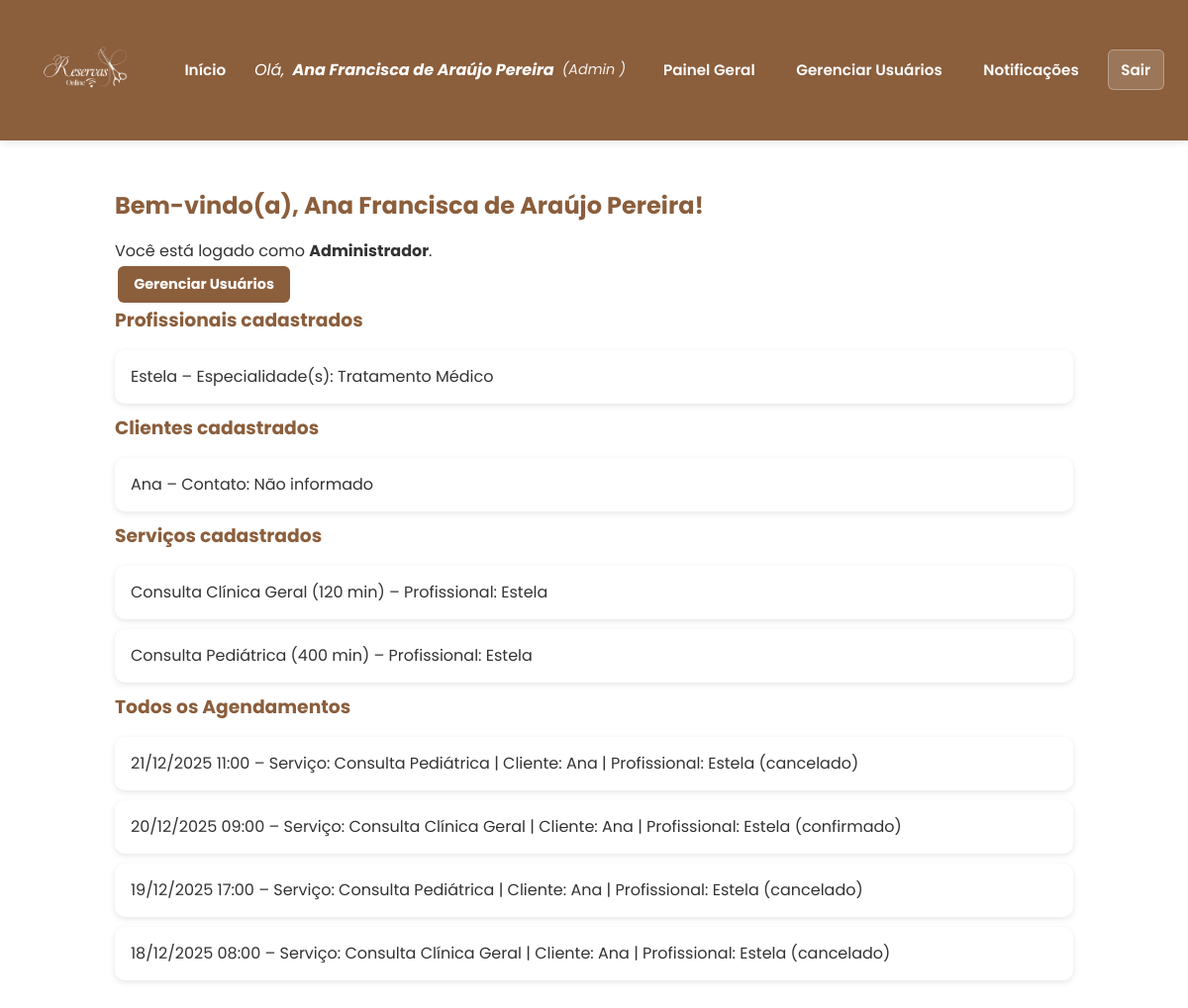
The page /dashboard_admin (signed in) on the database its author committed.
### models.py (models this page shows)
class User(db.Model):
    __tablename__ = 'tb_usuarios'
    id = db.Column('usu_id', db.Integer, primary_key=True)
    nome = db.Column('usu_nome', db.String(200), nullable=False)
    email = db.Column('usu_email', db.String(200), unique=True, nullable=False)
    senha_hash = db.Column('usu_senha', db.String(200), nullable=False)
    perfil = db.Column(
        'usu_tipo',
        db.Enum('cliente', 'profissional', 'admin', name='perfil_enum'),
        nullable=False,
        default='cliente'
    )
    is_ativo = db.Column('usu_ativo', db.Boolean, nullable=False, default=True)
    cliente = db.relationship(
        'Cliente',
        uselist=False,
        back_populates='user',
        cascade='all, delete-orphan'
    )
    profissional = db.relationship(
        'Profissional',
        uselist=False,
        back_populates='user',
        cascade='all, delete-orphan'
    )
    administrador = db.relationship(
        'Administrador',
        uselist=False,
        back_populates='user',
        cascade='all, delete-orphan'
    )
    notificacoes = db.relationship(
        'Notificacao',
        back_populates='user',
        cascade='all, delete-orphan'
    )

class Profissional(db.Model):
    __tablename__ = 'tb_profissionais'
    id = db.Column('pro_id', db.Integer, primary_key=True)
    user_id = db.Column(
        'pro_usu_id',
        db.Integer,
        db.ForeignKey('tb_usuarios.usu_id'),
        unique=True
    )
    contato = db.Column('pro_contato', db.String(200))
    especialidades = db.Column('pro_especialidades', db.String(500))
    foto_perfil = db.Column('pro_foto_perfil', db.String(100))
    status = db.Column(
        'pro_status',
        db.Enum('pendente', 'aprovado', 'reprovado', name='status_prof_enum'),
        nullable=False,
        default='pendente'
    )
    user = db.relationship('User', back_populates='profissional')
    servicos = db.relationship(
        'Servico',
        back_populates='profissional',
        cascade='all, delete-orphan'
    )
    agendamentos = db.relationship(
        'Agendamento',
        back_populates='profissional',
        cascade='all, delete-orphan'
    )

class Cliente(db.Model):
    __tablename__ = 'tb_clientes'
    id = db.Column('cli_id', db.Integer, primary_key=True)
    user_id = db.Column(
        'cli_usu_id',
        db.Integer,
        db.ForeignKey('tb_usuarios.usu_id'),
        unique=True
    )
    contato = db.Column('cli_contato', db.String(200))
    user = db.relationship('User', back_populates='cliente')
    agendamentos = db.relationship(
        'Agendamento',
        back_populates='cliente',
        cascade='all, delete-orphan'
    )

class Servico(db.Model):
    __tablename__ = 'tb_servicos'
    id = db.Column('ser_id', db.Integer, primary_key=True)
    nome = db.Column('ser_nome', db.String(200), nullable=False)
    duracao_min = db.Column('ser_duracao', db.Integer, nullable=False, default=30)
    preco = db.Column('ser_preco', db.Float, nullable=True)
    profissional_id = db.Column(
        'ser_pro_id',
        db.Integer,
        db.ForeignKey('tb_profissionais.pro_id')
    )
    profissional = db.relationship('Profissional', back_populates='servicos')

class Agendamento(db.Model):
    __tablename__ = 'tb_agendamentos'
    id = db.Column('age_id', db.Integer, primary_key=True)
    cliente_id = db.Column(
        'age_cli_id',
        db.Integer,
        db.ForeignKey('tb_clientes.cli_id')
    )
    profissional_id = db.Column(
        'age_pro_id',
        db.Integer,
        db.ForeignKey('tb_profissionais.pro_id')
    )
    servico_id = db.Column(
        'age_ser_id',
        db.Integer,
        db.ForeignKey('tb_servicos.ser_id')
    )
    data_hora = db.Column('age_data_hora', db.DateTime, nullable=False)
    status = db.Column(
        'age_status',
        db.Enum('pendente', 'confirmado', 'cancelado', name='status_enum'),
        default='pendente',
        nullable=False
    )
    criado_em = db.Column('age_criacao', db.DateTime, default=datetime.utcnow)
    cliente = db.relationship('Cliente', back_populates='agendamentos')
    profissional = db.relationship('Profissional', back_populates='agendamentos')
    servico = db.relationship('Servico')

### app.py (the view)
@app.route('/dashboard_admin')
@exige_login
def dashboard_admin():
    u = current_user()
    if u.perfil != 'admin':
        return redirect(url_for('index'))
    profissionais = Profissional.query.all()
    clientes = Cliente.query.all()
    servicos = Servico.query.all()
    ags = Agendamento.query.order_by(Agendamento.data_hora.desc()).all()
    return render_template(
        'dashboard_admin.html',
        user=u,
        profissionais=profissionais,
        clientes=clientes,
        servicos=servicos,
        agendamentos=ags
    )

### app.py (called while the page is built)
def current_user():
    uid = session.get('user_id')
    if not uid:
        return None
    return User.query.get(uid)

def exige_login(func):
    from functools import wraps
    @wraps(func)
    def wrapper(*args, **kwargs):
        if not current_user():
            return redirect(url_for('index'))
        return func(*args, **kwargs)
    return wrapper

### templates/dashboard_admin.html (shortened to what this page needs)
{% extends "base.html" %}
{% block content %}
  <div class="container">
    <h2>Bem-vindo(a), {{ user.nome }}!</h2>
    <p>Você está logado como <strong>Administrador</strong>.</p>
    <p>
      <a href="{{ url_for('painel_usuarios') }}" class="btn btn-info">Gerenciar Usuários</a>
    </p>
    <h3>Profissionais cadastrados</h3>
    <ul>
      {% for p in profissionais %}
        <li>{{ p.user.nome }} – Especialidade(s): {{ p.especialidades }}</li>
      {% else %}
        <li>Nenhum profissional cadastrado.</li>
      {% endfor %}
    </ul>
    <h3>Clientes cadastrados</h3>
    <ul>
      {% for c in clientes %}
        <li>{{ c.user.nome }} – Contato: {{ c.contato if c.contato else 'Não informado' }}</li>
      {% else %}
        <li>Nenhum cliente cadastrado.</li>
      {% endfor %}
    </ul>
    <h3>Serviços cadastrados</h3>
    <ul>
      {% for s in servicos %}
        <li>{{ s.nome }} ({{ s.duracao_min }} min) – Profissional: {{ s.profissional.user.nome }}</li>
      {% else %}
        <li>Nenhum serviço cadastrado.</li>
      {% endfor %}
    </ul>
    <h3>Todos os Agendamentos</h3>
    <ul>
      {% for ag in agendamentos %}
        <li>
          {{ ag.data_hora.strftime('%d/%m/%Y %H:%M') }} –
          Serviço: {{ ag.servico.nome }} |
          Cliente: {{ ag.cliente.user.nome }} |
          Profissional: {{ ag.profissional.user.nome }}
          ({{ ag.status }})
        </li>
      {% else %}
        <li>Nenhum agendamento encontrado.</li>
      {% endfor %}
    </ul>
  </div>
{% endblock %}

### templates/base.html (shortened to what this page needs)
<!doctype html>
<html lang="pt-BR">
<head>
    <link rel="stylesheet" href="{{ url_for('static', filename='css/style.css') }}">
</head>
<body>
    <header>
        <div class="nav">
            <div class="nav-logo">
                <a href="{{ url_for('index') }}" class="logo-link">
                    <img src="{{ url_for('static', filename='imgs/Logo 1.png') }}" alt="Logo" class="logo-img">
                </a>
            </div>
            <div class="nav-links">
                <a href="{{ url_for('index') }}">Início</a>
                {% if user %}
                    <span class="user-info">
                        Olá, <strong>{{ user.nome }}</strong>
                        <span class="user-role">({{ user.perfil|capitalize }}
                        )</span>
                    </span>
                    {% if user.perfil == 'cliente' %}
                        <a href="{{ url_for('minhas_reservas') }}">Minhas Reservas</a>
                    {% elif user.perfil == 'profissional' %}
                        <a href="{{ url_for('dashboard_profissional') }}">Meus Agendamentos</a>
                    {% elif user.perfil == 'admin' %}
                        <a href="{{ url_for('dashboard_admin') }}">Painel Geral</a>
                        <a href="{{ url_for('painel_usuarios') }}">Gerenciar Usuários</a>
                    {% endif %}
                    <a href="{{ url_for('notificacoes') }}">Notificações</a>
                    <a href="{{ url_for('logout') }}" class="logout-btn">Sair</a>
                {% endif %}
            </div>
        </div>
    </header>
    <main>
        {% block content %}{% endblock %}
    </main>
</body>
</html>

### static/css/style.css (style rules this page uses)
* { margin: 0; padding: 0; box-sizing: border-box; }
:root { --cor-primaria: #8B5E3C; --cor-secundaria: #F4E1D2; --cor-destaque: #FF6B35; --cor-fundo: #f9f7f6; --cor-texto: #333; --cor-sucesso: #d4edda; --cor-perigo: #f8d7da; --cor-aviso: #fff3cd; --cor-info: #d1ecf1; }
body { font-family: 'Poppins'; color: var(--cor-texto); min-height: 100vh; background-image: url('../imgs/plano_de_fundo.jpg'); background-repeat: no-repeat; background-size: cover; background-position: center; background-attachment: fixed; }
.container { max-width: 1000px; margin: 2rem auto; padding: 1rem; }
.nav { background: var(--cor-primaria); color: #fff; padding: 0.8rem 1.5rem; display: flex; gap: 1.5rem; align-items: center; justify-content: space-between; box-shadow: 0 2px 8px rgba(0,0,0,0.1); }
.nav-logo { display: flex; align-items: center; }
.logo-link { display: flex; align-items: center; text-decoration: none; transition: transform 0.3s ease; outline: none; }
.logo-link, .logo-link:hover, .logo-link:focus, .logo-link:active { background: transparent !important; outline: none; box-shadow: none !important; }
.logo-img { background-color: transparent; max-height: 100px; width: auto; object-fit: contain; filter: brightness(0) invert(1); image-rendering: auto; }
.nav-links { display: flex; gap: 1rem; align-items: center; flex-wrap: wrap; flex: 1; justify-content: flex-end; }
.nav a { color: #fff; text-decoration: none; font-weight: 600; padding: 0.5rem 0.8rem; border-radius: 6px; transition: background 0.3s; font-size: 0.95rem; }
.nav .user-info { margin-right: auto; font-style: italic; display: flex; align-items: center; gap: 0.5rem; flex-wrap: wrap; }
.nav .user-info strong { font-weight: 700; color: #fff; }
.nav .user-role { font-size: 0.9rem; opacity: 0.9; }
.nav .logout-btn { background: rgba(255, 255, 255, 0.15); border: 1px solid rgba(255, 255, 255, 0.3); }
button, .btn { background: var(--cor-primaria); color: #fff; border: none; padding: 0.8rem 1.2rem; border-radius: 8px; font-size: 1rem; font-weight: bold; cursor: pointer; transition: transform 0.2s, background 0.3s; }
.btn { display: inline-block; padding: 0.5rem 1rem; border-radius: 6px; margin: 0.2rem; font-size: 0.9rem; cursor: pointer; transition: 0.2s; }
ul { list-style: none; padding: 0; }
ul li, .card { background: #fff; margin: 0.6rem 0; padding: 1rem; border-radius: 10px; box-shadow: 0 2px 6px rgba(0,0,0,0.1); line-height: 1.4; }
h1, h2, h3 { color: var(--cor-primaria); margin-bottom: 1rem; }
a { text-decoration: none; color: #0066cc; }

### rows shown on the page
User: nome "Ana Francisca de Araújo Pereira", perfil "Admin"
Profissional: user.nome "Estela", especialidades "Tratamento Médico"
Cliente: user.nome "Ana", cli_contato "Não informado"
Servico: nome "Consulta Clínica Geral", duracao_min "120", profissional.user.nome "Estela"
Servico: nome "Consulta Pediátrica", duracao_min "400", profissional.user.nome "Estela"
Agendamento: data_hora "21/12/2025 11:00", servico.nome "Consulta Pediátrica", cliente.user.nome "Ana", profissional.user.nome "Estela", status "cancelado"
Agendamento: data_hora "20/12/2025 09:00", servico.nome "Consulta Clínica Geral", cliente.user.nome "Ana", profissional.user.nome "Estela", status "confirmado"
Agendamento: data_hora "19/12/2025 17:00", servico.nome "Consulta Pediátrica", cliente.user.nome "Ana", profissional.user.nome "Estela", status "cancelado"
Agendamento: data_hora "18/12/2025 08:00", servico.nome "Consulta Clínica Geral", cliente.user.nome "Ana", profissional.user.nome "Estela", status "cancelado"
